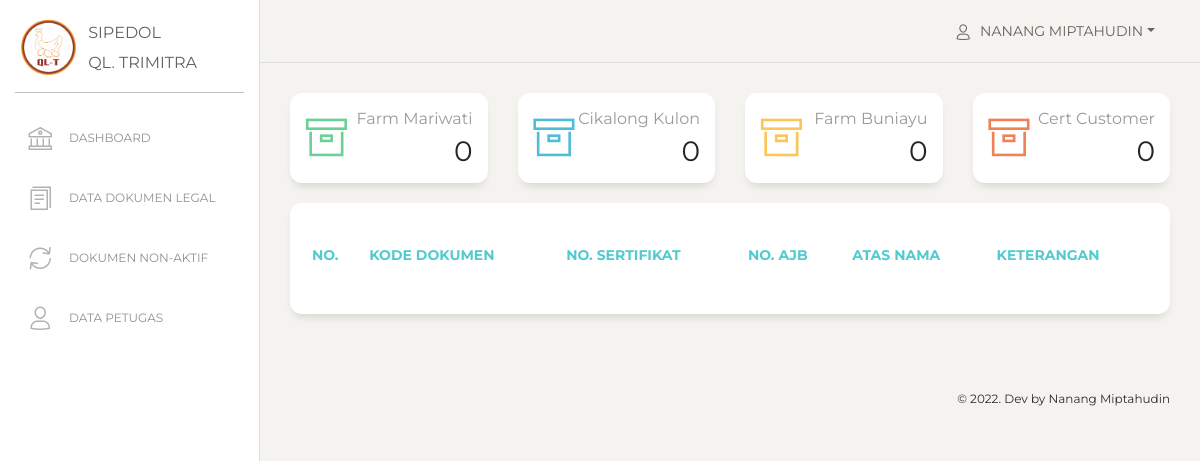
The page /view_admin/index_dashboard.php?titik_lokasi=1 (signed in) on the database as committed earlier.
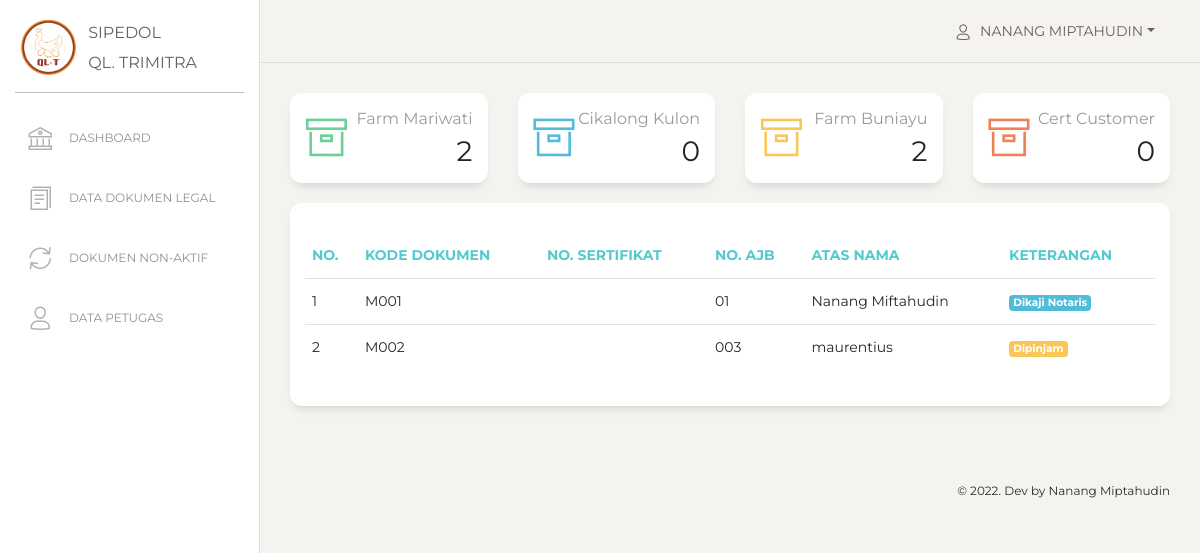
The same page on the database as committed later.
### tables this page shows
CREATE TABLE `data_legal` (
  `id_legal` int(11) NOT NULL,
  `kode_dokumen` varchar(100) NOT NULL,
  `no_dokumen` varchar(100) NOT NULL,
  `no_hgb` varchar(100) NOT NULL,
  `no_ajb` varchar(100) NOT NULL,
  `luas_tanah` int(11) NOT NULL,
  `atas_nama` varchar(100) NOT NULL,
  `no_kuasa` varchar(100) NOT NULL,
  `titik_lokasi` int(11) NOT NULL,
  `file` varchar(255) NOT NULL,
  `status_dokumen` int(11) NOT NULL,
  `keterangan` varchar(256) NOT NULL,
  `date_created` date NOT NULL,
  `is_active` int(1) NOT NULL
);

CREATE TABLE `status_dokumen` (
  `id_status_dokumen` int(11) NOT NULL,
  `status` varchar(100) NOT NULL,
  `date_created` date NOT NULL
);

### functions.php (called while the page is built, shortened)
<?php
$conn = mysqli_connect("localhost", "root", "", "db_sipedol");
function query($query)
{
    global $conn;
    $result = mysqli_query($conn, $query);
    $rows = [];
    while ($row = mysqli_fetch_assoc($result)) {
        $rows[] = $row;
    }
    return $rows;
}

### view_admin/index_dashboard.php (the view, shortened to what the changed rows need)
<?php
include "../view_template/header.php";
include "../view_template/topbar.php";
$total_f = count(query("SELECT * FROM data_legal WHERE titik_lokasi = 1 AND is_active = 1"));
$total_b = count(query("SELECT * FROM data_legal WHERE titik_lokasi = 3 AND is_active = 1"));
$titik_lokasi = $_GET["titik_lokasi"];
$legal = query("SELECT * FROM data_legal
                INNER JOIN titik_lokasi ON data_legal.titik_lokasi = titik_lokasi.id_titik_lokasi
                INNER JOIN status_dokumen ON data_legal.status_dokumen = status_dokumen.id_status_dokumen
                WHERE titik_lokasi = $titik_lokasi
                AND is_active = 1
                ");
?>
<div class="content">
    <div class="row">
        <div class="col-lg-3 col-md-6 col-sm-6">
            <a href="index_dashboard.php?titik_lokasi=1">
                <div class="card card-stats">
                    <div class="card-body ">
                        <div class="row pb-2">
                            <div class="col-10 col-md-10">
                                <div class="numbers">
                                    <p class="card-category">Farm Mariwati</p>
                                    <p class="card-title"><?= $total_f; ?>
                                </div>
                            </div>
                        </div>
                    </div>
                </div>
            </a>
        </div>
        <div class="col-lg-3 col-md-6 col-sm-6">
            <a href="index_dashboard.php?titik_lokasi=3">
                <div class="card card-stats">
                    <div class="card-body ">
                        <div class="row pb-2">
                            <div class="col-10 col-md-10">
                                <div class="numbers">
                                    <p class="card-category">Farm Buniayu</p>
                                    <p class="card-title"><?= $total_b; ?>
                                </div>
                            </div>
                        </div>
                    </div>
                </div>
            </a>
        </div>
    </div>
    <div class="row">
        <div class="col-md-12">
            <div class="card ">
                <div class="card-body ">
                    <div class="table-responsive">
                        <table class="table">
                            <thead class=" text-primary">
                                <th>No.</th>
                                <th>Kode Dokumen</th>
                                <th>No. Sertifikat</th>
                                <th>No. AJB</th>
                                <th>Atas Nama</th>
                                <th>Keterangan</th>
                            </thead>
                            <tbody>
                                <?php $i = 1; ?>
                                <?php foreach ($legal as $l) : ?>
                                    <tr>
                                        <td><?= $i; ?></td>
                                        <td><?= $l["kode_dokumen"]; ?></td>
                                        <td><?= $l["no_sertifikat"]; ?></td>
                                        <td><?= $l["no_ajb"]; ?></td>
                                        <td><?= $l["atas_nama"]; ?></td>
                                        <td>
                                            <?php if ($l["id_status_dokumen"] == 1) : ?>
                                                <span class="badge bg-info text-white"><?= $l["status"]; ?></span>
                                            <?php elseif ($l["id_status_dokumen"] == 2) : ?>
                                                <span class="badge bg-success text-white"><?= $l["status"]; ?></span>
                                            <?php elseif ($l["id_status_dokumen"] == 3) : ?>
                                                <span class="badge bg-warning text-white"><?= $l["status"]; ?></span>
                                            <?php else : ?>
                                                <span class="badge bg-danger text-white"><?= $l["status"]; ?></span>
                                            <?php endif; ?>
                                        </td>
                                    </tr>
                                    <?php $i++; ?>
                                <?php endforeach; ?>
                            </tbody>
                        </table>
                    </div>
                </div>
            </div>
        </div>
    </div>
</div>
<?php include "../view_template/footer.php"; ?>

Rows that differ between the two databases and show on the page:
now on this page (row edited): data_legal: kode_dokumen "M001", no_ajb "01", atas_nama "Nanang Miftahudin", status_dokumen.status "Dikaji Notaris"
now on this page (row edited): data_legal: kode_dokumen "M002", no_ajb "003", atas_nama "maurentius", status_dokumen.status "Dipinjam"
Other text that changed with them:
$total_f: "0" → "2"
$total_b: "0" → "2"
